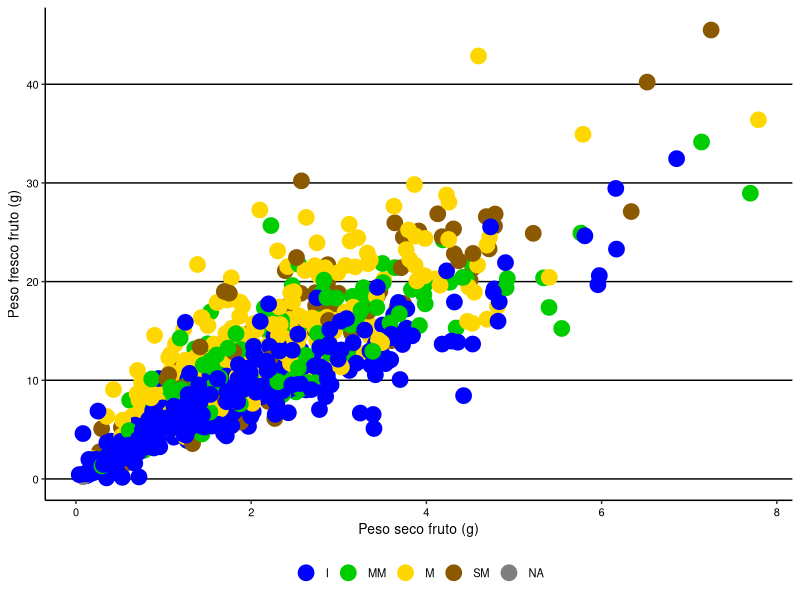
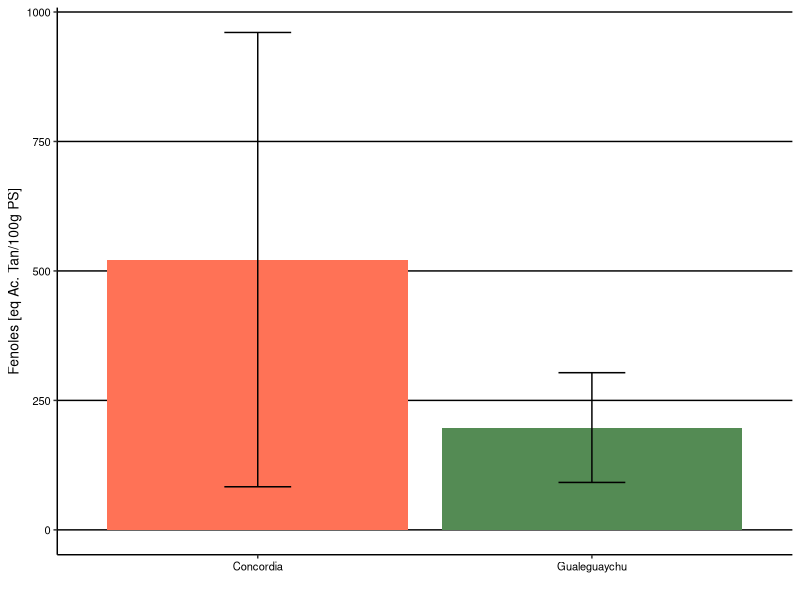
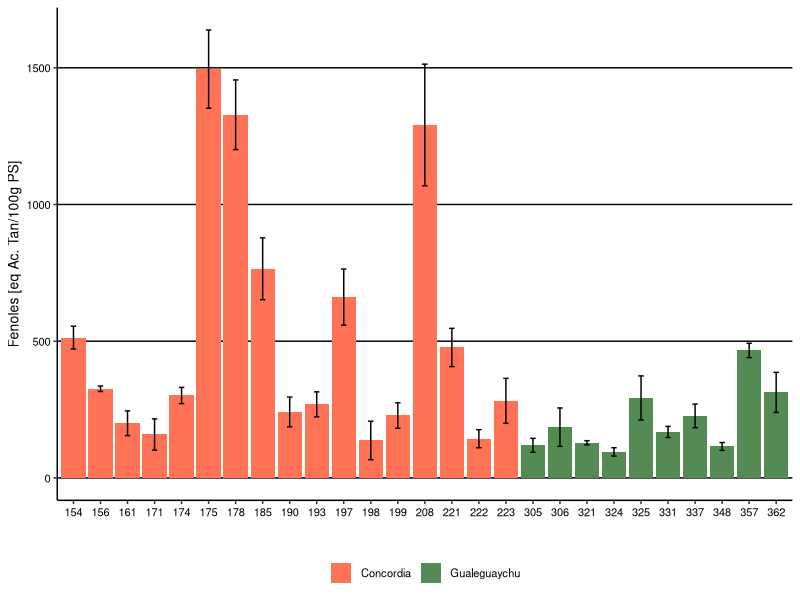
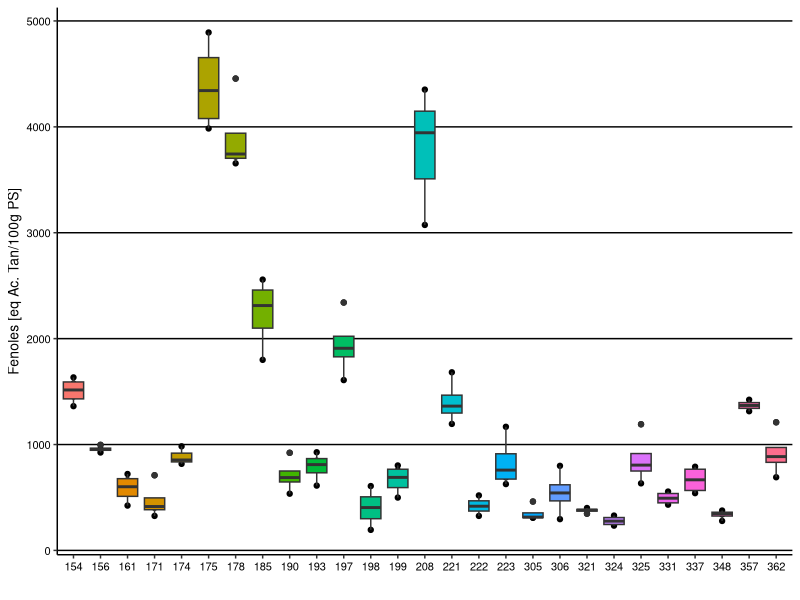
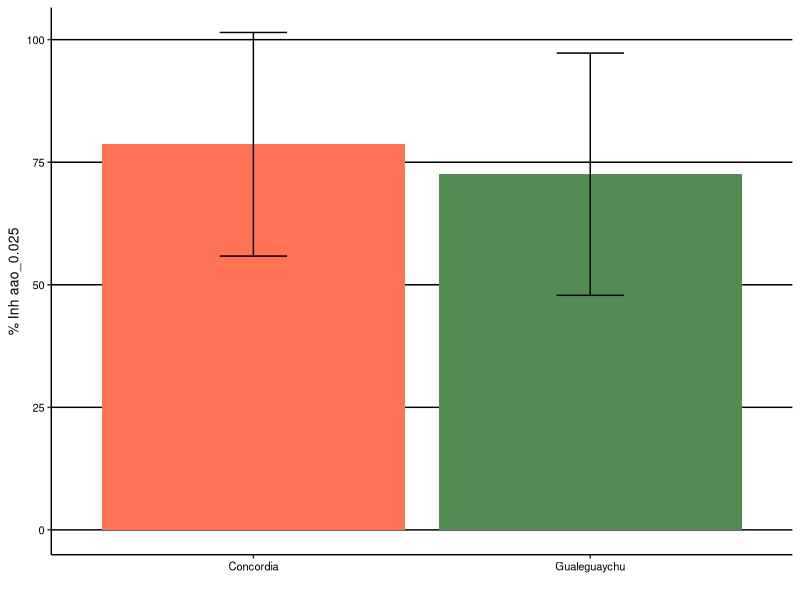
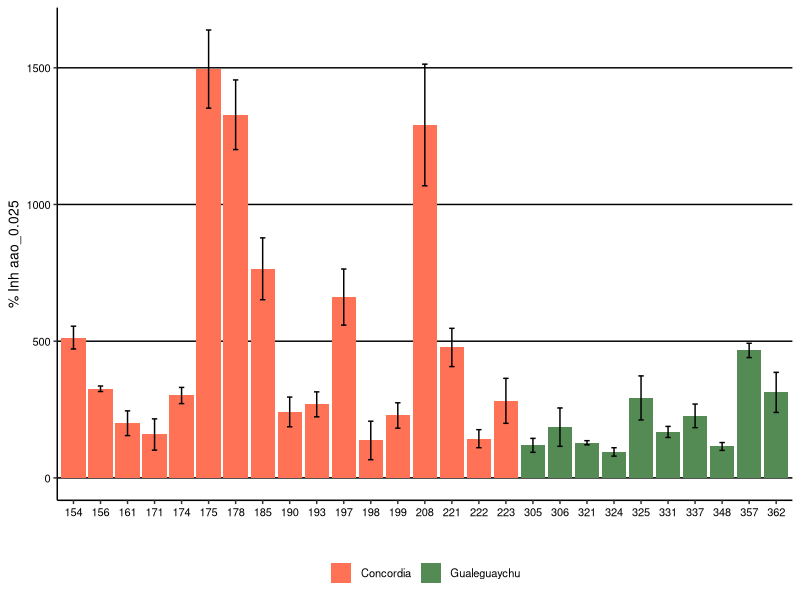
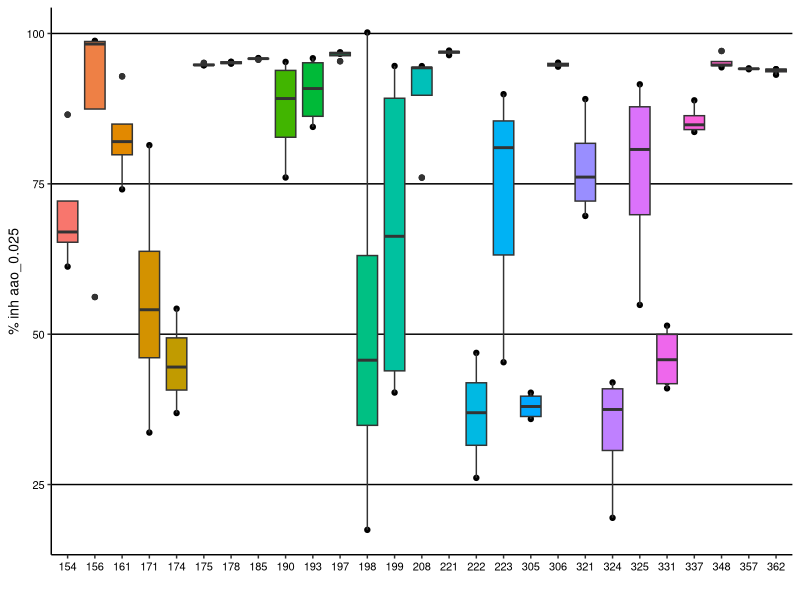
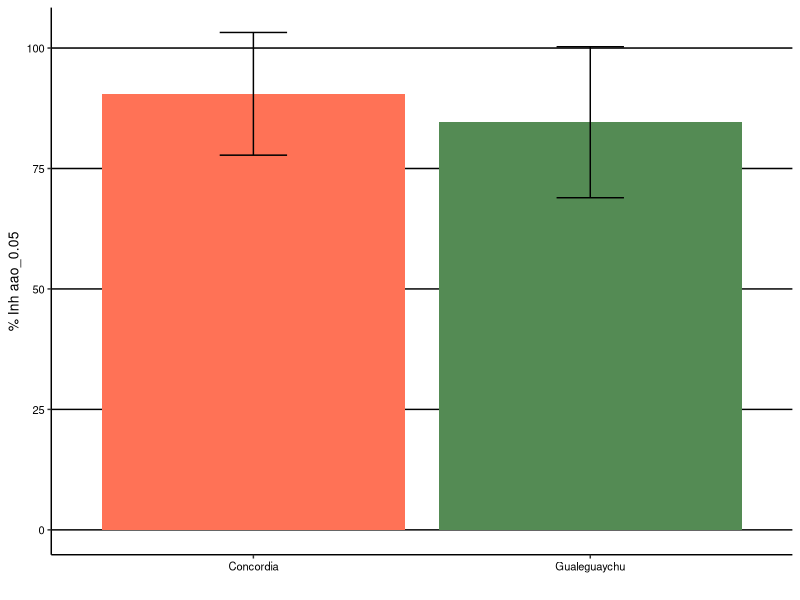

These charts were generated, in order, by the following R code:
## ---- chunk 1
knitr::opts_chunk$set(warning = FALSE, message = FALSE, echo = FALSE)


# Cargar de base de datos

library(readxl)
datospeso <- read_excel("database.xlsx", sheet="fisico")

# Se asigna correctamente la clase de cada variable

datospeso$year<-factor(datospeso$year,levels=c("2019","2021","2022"))
datospeso$site<-factor(datospeso$site,levels=c("concordia", "palmar","gualeguaychu"))
datospeso$mad<-factor(datospeso$mad,levels=c("I", "MM","M","SM"))
datospeso$phenotype<-as.factor(datospeso$phenotype)
datospeso$n <-as.factor(datospeso$n)
datospeso$pff <- as.numeric(datospeso$pff)
datospeso$pss <- as.numeric(datospeso$pss)

## ---- chunk 2
knitr::opts_chunk$set(warning = FALSE, message = FALSE, echo = FALSE)

# Se quitan filas sin datos de peso seco (en este caso no hay)
library(dplyr)
datospeso_sna <- datospeso %>% filter(!is.na(psf))

## ---- chunk 3
knitr::opts_chunk$set(warning = FALSE, message = FALSE, echo = FALSE)

library(ggplot2)

gg_pesoseco_3a <- ggplot(data=datospeso_sna, aes(x=psf, y=pff, color=mad))+
  geom_point(size=5)+
  # facet_grid(.~year)+
  labs(x="Peso seco fruto (g)", y="Peso fresco fruto (g)")+
  theme_classic()+
  theme(plot.title = element_text(hjust = 0.5, size = rel(1.5))) +
  scale_color_manual(values = c("blue","green3","gold","orange4")) +
  # scale_color_manual(values = c("coral1","burlywood2","palegreen4")) +
  theme(legend.title=element_blank())+
  theme(legend.position='bottom')+
  theme(panel.grid.major.y = element_line(color='black'))+
  theme(panel.grid.major.x = element_blank())+
  theme(text = element_text(size=10, color='black'))+
  theme(axis.text = element_text(color='black'))
gg_pesoseco_3a

## ---- chunk 4
knitr::opts_chunk$set(warning = FALSE, message = FALSE, echo = FALSE)

modelo_ps <- lm(psf ~ pff, data=datospeso)

## ---- chunk 5
knitr::opts_chunk$set(warning = FALSE, message = FALSE, echo = FALSE)

## Predicciones del modelo

# Crear un nuevo data frame con los valores para pff
nuevos_datos <- data.frame(
  pff = datospeso$pff  # Valores de pff
)

# Hacer predicciones
predicciones1 <- predict(modelo_ps, newdata = nuevos_datos)

# Ver las predicciones
# print(predicciones1)

modelo_ps

## ---- chunk 6
knitr::opts_chunk$set(warning = FALSE, message = FALSE, echo = FALSE)

summary(modelo_ps)

## ---- chunk 7
knitr::opts_chunk$set(warning = FALSE, message = FALSE, echo = FALSE)

library(readxl)
database <- read_excel("database.xlsx", sheet = "2022_quimico")
# View(database)

database$phenotype <- as.factor(database$phenotype)
database$site<-factor(database$site,levels=c("Concordia", "Gualeguaychu"))
database$maturity<-factor(database$maturity, levels=c("I", "MM","M","SM"))
database$phenotype<-as.factor(database$phenotype)
# database$id <-as.factor(database$id)

# database$pss <- as.numeric(database$pss)

## ---- chunk 8
knitr::opts_chunk$set(warning = FALSE, message = FALSE, echo = FALSE)

# Se quitan filas sin datos
library(dplyr)
database_phenols <- database %>% filter(!is.na(phenols_ps))

## ---- chunk 9
knitr::opts_chunk$set(warning = FALSE, message = FALSE, echo = FALSE)

library(dplyr)

table_phenols_ps <- database_phenols %>% 
  dplyr::group_by(site) %>%
  dplyr::summarise(
    n = n(),
    Mean = mean(phenols_ps),
    min = min(phenols_ps),
    max = max(phenols_ps),
    sd = sd(phenols_ps),
    )

table_phenols_ps
## ---- chunk 10
knitr::opts_chunk$set(warning = FALSE, message = FALSE, echo = FALSE)

library(ggplot2)
colores<-c("coral1","palegreen4")

gráfico_phen_site <- ggplot(data=table_phenols_ps, aes(x=site, y=Mean, fill=site))+
  stat_summary(fun = "mean", size = 1, geom = "bar") +
  geom_errorbar(aes(ymin=Mean-sd, ymax=Mean+sd),
                width=.2, position=position_dodge(.9))+
  # facet_grid(.~year)+
  labs(x="", y="Fenoles [eq Ac. Tan/100g PS]")+
  theme_classic()+
  theme(plot.title = element_text(hjust = 0.5, size = rel(1.5))) +
  scale_fill_manual(values = colores) +
  theme(legend.title=element_blank())+
  theme(legend.position='none')+
  theme(panel.grid.major.y = element_line(color='black'))+
  theme(panel.grid.major.x = element_blank())+
  theme(text = element_text(size=10, color='black'))+
  theme(axis.text = element_text(color='black'))+
  scale_fill_manual(values=c(colores))
gráfico_phen_site
## ---- chunk 11
knitr::opts_chunk$set(warning = FALSE, message = FALSE, echo = FALSE)

library(dplyr)

table_phenols_ps_phenotype <- database_phenols %>% 
  dplyr::group_by(site, phenotype) %>%
  dplyr::summarise(
    n = n(),
    Mean = mean(phenols_ps),
    min = min(phenols_ps),
    max = max(phenols_ps),
    sd = sd(phenols_ps),
    )

table_phenols_ps_phenotype
## ---- chunk 12
knitr::opts_chunk$set(warning = FALSE, message = FALSE, echo = FALSE)

library(ggplot2)

gphenols<-ggplot(data=table_phenols_ps_phenotype, aes(x=phenotype, y=Mean, fill=site))+
  stat_summary(fun = "mean", size = 1, geom = "bar") +
  geom_errorbar(aes(ymin=Mean-sd, ymax=Mean+sd),
                width=.2, position=position_dodge(.9))+
  # facet_grid(.~year)+
  labs(x="", y="Fenoles [eq Ac. Tan/100g PS]")+
  theme_classic()+
  theme(plot.title = element_text(hjust = 0.5, size = rel(1.5))) +
  scale_fill_manual(values = c("coral1","palegreen4")) +
  theme(legend.title=element_blank())+
  theme(legend.position='bottom')+
  theme(panel.grid.major.y = element_line(color='black'))+
  theme(panel.grid.major.x = element_blank())+
  theme(text = element_text(size=10, color='black'))+
  theme(axis.text = element_text(color='black'))
gphenols

gphenols2<-ggplot(data=database_phenols, aes(x=phenotype, y=Fenoles, fill=phenotype))+
  geom_point()+
  geom_boxplot()+
  # facet_grid(.~year)+
  labs(x="", y="Fenoles [eq Ac. Tan/100g PS]")+
  theme_classic()+
  theme(plot.title = element_text(hjust = 0.5, size = rel(1.5))) +
  # scale_fill_manual(values = c("coral1","palegreen4")) +
  theme(legend.title=element_blank())+
  theme(legend.position='none')+
  theme(panel.grid.major.y = element_line(color='black'))+
  theme(panel.grid.major.x = element_blank())+
  theme(text = element_text(size=10, color='black'))+
  theme(axis.text = element_text(color='black'))
gphenols2

## ---- chunk 13
knitr::opts_chunk$set(warning = FALSE, message = FALSE, echo = FALSE)

# Se quitan filas sin datos
library(dplyr)
database_aao_0.025 <- database %>% filter(!is.na(aao_0.025))

## ---- chunk 14
knitr::opts_chunk$set(warning = FALSE, message = FALSE, echo = FALSE)

library(dplyr)

table_aao_0.025 <- database_aao_0.025 %>% 
  dplyr::group_by(site) %>%
  dplyr::summarise(
    n = n(),
    Mean = mean(aao_0.025),
    min = min(aao_0.025),
    max = max(aao_0.025),
    sd = sd(aao_0.025),
    )

table_aao_0.025
## ---- chunk 15
knitr::opts_chunk$set(warning = FALSE, message = FALSE, echo = FALSE)

library(ggplot2)
colores<-c("coral1","palegreen4")

gráfico_aao_0.025_site <- ggplot(data=table_aao_0.025, aes(x=site, y=Mean, fill=site))+
  stat_summary(fun = "mean", size = 1, geom = "bar") +
  geom_errorbar(aes(ymin=Mean-sd, ymax=Mean+sd),
                width=.2, position=position_dodge(.9))+
  # facet_grid(.~year)+
  labs(x="", y="% Inh aao_0.025")+
  theme_classic()+
  theme(plot.title = element_text(hjust = 0.5, size = rel(1.5))) +
  scale_fill_manual(values = colores) +
  theme(legend.title=element_blank())+
  theme(legend.position='none')+
  theme(panel.grid.major.y = element_line(color='black'))+
  theme(panel.grid.major.x = element_blank())+
  theme(text = element_text(size=10, color='black'))+
  theme(axis.text = element_text(color='black'))+
  scale_fill_manual(values=c(colores))
gráfico_aao_0.025_site
## ---- chunk 16
knitr::opts_chunk$set(warning = FALSE, message = FALSE, echo = FALSE)

library(dplyr)

table_aao_0.025_phenotype <- database_aao_0.025 %>% 
  dplyr::group_by(site, phenotype) %>%
  dplyr::summarise(
    n = n(),
    Mean = mean(aao_0.025),
    min = min(aao_0.025),
    max = max(aao_0.025),
    sd = sd(aao_0.025),
    )

table_aao_0.025_phenotype
## ---- chunk 17
knitr::opts_chunk$set(warning = FALSE, message = FALSE, echo = FALSE)

library(ggplot2)

gphenols<-ggplot(data=table_phenols_ps_phenotype, aes(x=phenotype, y=Mean, fill=site))+
  stat_summary(fun = "mean", size = 1, geom = "bar") +
  geom_errorbar(aes(ymin=Mean-sd, ymax=Mean+sd),
                width=.2, position=position_dodge(.9))+
  # facet_grid(.~year)+
  labs(x="", y="% Inh aao_0.025")+
  theme_classic()+
  theme(plot.title = element_text(hjust = 0.5, size = rel(1.5))) +
  scale_fill_manual(values = c("coral1","palegreen4")) +
  theme(legend.title=element_blank())+
  theme(legend.position='bottom')+
  theme(panel.grid.major.y = element_line(color='black'))+
  theme(panel.grid.major.x = element_blank())+
  theme(text = element_text(size=10, color='black'))+
  theme(axis.text = element_text(color='black'))
gphenols

gphenols2<-ggplot(data=database_aao_0.025, aes(x=phenotype, y=aao_0.025, fill=phenotype))+
  geom_point()+
  geom_boxplot()+
  # facet_grid(.~year)+
  labs(x="", y="% inh aao_0.025")+
  theme_classic()+
  theme(plot.title = element_text(hjust = 0.5, size = rel(1.5))) +
  # scale_fill_manual(values = c("coral1","palegreen4")) +
  theme(legend.title=element_blank())+
  theme(legend.position='none')+
  theme(panel.grid.major.y = element_line(color='black'))+
  theme(panel.grid.major.x = element_blank())+
  theme(text = element_text(size=10, color='black'))+
  theme(axis.text = element_text(color='black'))
gphenols2

## ---- chunk 18
knitr::opts_chunk$set(warning = FALSE, message = FALSE, echo = FALSE)

# Se quitan filas sin datos
library(dplyr)
database_aao_0.05 <- database %>% filter(!is.na(aao_0.05))

## ---- chunk 19
knitr::opts_chunk$set(warning = FALSE, message = FALSE, echo = FALSE)

library(dplyr)

table_aao_0.05 <- database_aao_0.05 %>% 
  dplyr::group_by(site) %>%
  dplyr::summarise(
    n = n(),
    Mean = mean(aao_0.05),
    min = min(aao_0.05),
    max = max(aao_0.05),
    sd = sd(aao_0.05),
    )

table_aao_0.05
## ---- chunk 20
knitr::opts_chunk$set(warning = FALSE, message = FALSE, echo = FALSE)

library(ggplot2)
colores<-c("coral1","palegreen4")

grafico_aao_0.05_site <- ggplot(data=table_aao_0.05, aes(x=site, y=Mean, fill=site))+
  stat_summary(fun = "mean", size = 1, geom = "bar") +
  geom_errorbar(aes(ymin=Mean-sd, ymax=Mean+sd),
                width=.2, position=position_dodge(.9))+
  # facet_grid(.~year)+
  labs(x="", y="% Inh aao_0.05")+
  theme_classic()+
  theme(plot.title = element_text(hjust = 0.5, size = rel(1.5))) +
  scale_fill_manual(values = colores) +
  theme(legend.title=element_blank())+
  theme(legend.position='none')+
  theme(panel.grid.major.y = element_line(color='black'))+
  theme(panel.grid.major.x = element_blank())+
  theme(text = element_text(size=10, color='black'))+
  theme(axis.text = element_text(color='black'))+
  scale_fill_manual(values=c(colores))
grafico_aao_0.05_site
## ---- chunk 21
knitr::opts_chunk$set(warning = FALSE, message = FALSE, echo = FALSE)

library(dplyr)

table_aao_0.05_phenotype <- database_aao_0.05 %>% 
  dplyr::group_by(site, phenotype) %>%
  dplyr::summarise(
    n = n(),
    Mean = mean(aao_0.05),
    min = min(aao_0.05),
    max = max(aao_0.05),
    sd = sd(aao_0.05),
    )

table_aao_0.05_phenotype
## ---- chunk 22
knitr::opts_chunk$set(warning = FALSE, message = FALSE, echo = FALSE)

library(ggplot2)

grafico_aao_0.05_phenotype<-ggplot(data=table_aao_0.05_phenotype, aes(x=phenotype, y=Mean, fill=site))+
  stat_summary(fun = "mean", size = 1, geom = "bar") +
  geom_errorbar(aes(ymin=Mean-sd, ymax=Mean+sd),
                width=.2, position=position_dodge(.9))+
  # facet_grid(.~year)+
  labs(x="", y="%inh aao_0.05")+
  theme_classic()+
  theme(plot.title = element_text(hjust = 0.5, size = rel(1.5))) +
  scale_fill_manual(values = c("coral1","palegreen4")) +
  theme(legend.title=element_blank())+
  theme(legend.position='bottom')+
  theme(panel.grid.major.y = element_line(color='black'))+
  theme(panel.grid.major.x = element_blank())+
  theme(text = element_text(size=10, color='black'))+
  theme(axis.text = element_text(color='black'))
grafico_aao_0.05_phenotype

grafico_aao_0.05_phenotype_2<-ggplot(data=database_aao_0.05, aes(x=phenotype, y=aao_0.05, fill=phenotype))+
  geom_point()+
  geom_boxplot()+
  # facet_grid(.~year)+
  labs(x="", y="% inh aao_0.05")+
  theme_classic()+
  theme(plot.title = element_text(hjust = 0.5, size = rel(1.5))) +
  # scale_fill_manual(values = c("coral1","palegreen4")) +
  theme(legend.title=element_blank())+
  theme(legend.position='none')+
  theme(panel.grid.major.y = element_line(color='black'))+
 theme(panel.grid.major.x = element_blank())+
  theme(text = element_text(size=10, color='black'))+
  theme(axis.text = element_text(color='black'))
grafico_aao_0.05_phenotype_2
## ---- chunk 23
knitr::opts_chunk$set(warning = FALSE, message = FALSE, echo = FALSE)

# Se quitan filas sin datos
library(dplyr)
database_aao_0.1 <- database %>% filter(!is.na(aao_0.1))

## ---- chunk 24
knitr::opts_chunk$set(warning = FALSE, message = FALSE, echo = FALSE)

library(dplyr)

table_aao_0.1 <- database_aao_0.1 %>% 
  dplyr::group_by(site) %>%
  dplyr::summarise(
    n = n(),
    Mean = mean(aao_0.1),
    min = min(aao_0.1),
    max = max(aao_0.1),
    sd = sd(aao_0.1),
    )

table_aao_0.1
## ---- chunk 25
knitr::opts_chunk$set(warning = FALSE, message = FALSE, echo = FALSE)

library(ggplot2)
colores<-c("coral1","palegreen4")

grafico_aao_0.1_site <- ggplot(data=table_aao_0.1, aes(x=site, y=Mean, fill=site))+
  stat_summary(fun = "mean", size = 1, geom = "bar") +
  geom_errorbar(aes(ymin=Mean-sd, ymax=Mean+sd),
                width=.2, position=position_dodge(.9))+
  # facet_grid(.~year)+
  labs(x="", y="% Inh aao_0.1")+
  theme_classic()+
  theme(plot.title = element_text(hjust = 0.5, size = rel(1.5))) +
  scale_fill_manual(values = colores) +
  theme(legend.title=element_blank())+
  theme(legend.position='none')+
  theme(panel.grid.major.y = element_line(color='black'))+
  theme(panel.grid.major.x = element_blank())+
  theme(text = element_text(size=10, color='black'))+
  theme(axis.text = element_text(color='black'))+
  scale_fill_manual(values=c(colores))
grafico_aao_0.1_site
## ---- chunk 26
knitr::opts_chunk$set(warning = FALSE, message = FALSE, echo = FALSE)

library(dplyr)

table_aao_0.1_phenotype <- database_aao_0.1 %>% 
  dplyr::group_by(site, phenotype) %>%
  dplyr::summarise(
    n = n(),
    Mean = mean(aao_0.1),
    min = min(aao_0.1),
    max = max(aao_0.1),
    sd = sd(aao_0.1),
    )

table_aao_0.1_phenotype
## ---- chunk 27
knitr::opts_chunk$set(warning = FALSE, message = FALSE, echo = FALSE)

library(ggplot2)

grafico_aao_0.1_phenotype<-ggplot(data=table_aao_0.1_phenotype, aes(x=phenotype, y=Mean, fill=site))+
  stat_summary(fun = "mean", size = 1, geom = "bar") +
  geom_errorbar(aes(ymin=Mean-sd, ymax=Mean+sd),
                width=.2, position=position_dodge(.9))+
  # facet_grid(.~year)+
  labs(x="", y="%inh aao_0.1")+
  theme_classic()+
  theme(plot.title = element_text(hjust = 0.5, size = rel(1.5))) +
  scale_fill_manual(values = c("coral1","palegreen4")) +
  theme(legend.title=element_blank())+
  theme(legend.position='bottom')+
  theme(panel.grid.major.y = element_line(color='black'))+
  theme(panel.grid.major.x = element_blank())+
  theme(text = element_text(size=10, color='black'))+
  theme(axis.text = element_text(color='black'))
grafico_aao_0.1_phenotype

grafico_aao_0.1_phenotype_2<-ggplot(data=database_aao_0.1, aes(x=phenotype, y=aao_0.1, fill=phenotype))+
  geom_point()+
  geom_boxplot()+
  # facet_grid(.~year)+
  labs(x="", y="% inh aao_0.1")+
  theme_classic()+
  theme(plot.title = element_text(hjust = 0.5, size = rel(1.5))) +
  # scale_fill_manual(values = c("coral1","palegreen4")) +
  theme(legend.title=element_blank())+
  theme(legend.position='none')+
  theme(panel.grid.major.y = element_line(color='black'))+
 theme(panel.grid.major.x = element_blank())+
  theme(text = element_text(size=10, color='black'))+
  theme(axis.text = element_text(color='black'))
grafico_aao_0.1_phenotype_2
## ---- chunk 28
knitr::opts_chunk$set(warning = FALSE, message = FALSE, echo = FALSE)

# Se quitan filas sin datos
library(dplyr)
database_aao_0.25 <- database %>% filter(!is.na(aao_0.25))

## ---- chunk 29
knitr::opts_chunk$set(warning = FALSE, message = FALSE, echo = FALSE)

library(dplyr)

table_aao_0.25 <- database_aao_0.25 %>% 
  dplyr::group_by(site) %>%
  dplyr::summarise(
    n = n(),
    Mean = mean(aao_0.25),
    min = min(aao_0.25),
    max = max(aao_0.25),
    sd = sd(aao_0.25),
    )

table_aao_0.25
## ---- chunk 30
knitr::opts_chunk$set(warning = FALSE, message = FALSE, echo = FALSE)

library(ggplot2)
colores<-c("coral1","palegreen4")

gráfico_phen_site <- ggplot(data=table_aao_0.25, aes(x=site, y=Mean, fill=site))+
  stat_summary(fun = "mean", size = 1, geom = "bar") +
  geom_errorbar(aes(ymin=Mean-sd, ymax=Mean+sd),
                width=.2, position=position_dodge(.9))+
  # facet_grid(.~year)+
  labs(x="", y="% Inh aao_0.25")+
  theme_classic()+
  theme(plot.title = element_text(hjust = 0.5, size = rel(1.5))) +
  scale_fill_manual(values = colores) +
  theme(legend.title=element_blank())+
  theme(legend.position='none')+
  theme(panel.grid.major.y = element_line(color='black'))+
  theme(panel.grid.major.x = element_blank())+
  theme(text = element_text(size=10, color='black'))+
  theme(axis.text = element_text(color='black'))+
  scale_fill_manual(values=c(colores))
gráfico_phen_site
## ---- chunk 31
knitr::opts_chunk$set(warning = FALSE, message = FALSE, echo = FALSE)

library(dplyr)

table_aao_0.25_phenotype <- database_aao_0.25 %>% 
  dplyr::group_by(site, phenotype) %>%
  dplyr::summarise(
    n = n(),
    Mean = mean(aao_0.25),
    min = min(aao_0.25),
    max = max(aao_0.25),
    sd = sd(aao_0.25),
    )

table_aao_0.25_phenotype
## ---- chunk 32
knitr::opts_chunk$set(warning = FALSE, message = FALSE, echo = FALSE)

library(ggplot2)

grafico_aao_0.25_phenotype<-ggplot(data=table_aao_0.25_phenotype, aes(x=phenotype, y=Mean, fill=site))+
  stat_summary(fun = "mean", size = 1, geom = "bar") +
  geom_errorbar(aes(ymin=Mean-sd, ymax=Mean+sd),
                width=.2, position=position_dodge(.9))+
  # facet_grid(.~year)+
  labs(x="", y="%inh aao_0.25")+
  theme_classic()+
  theme(plot.title = element_text(hjust = 0.5, size = rel(1.5))) +
  scale_fill_manual(values = c("coral1","palegreen4")) +
  theme(legend.title=element_blank())+
  theme(legend.position='bottom')+
  theme(panel.grid.major.y = element_line(color='black'))+
  theme(panel.grid.major.x = element_blank())+
  theme(text = element_text(size=10, color='black'))+
  theme(axis.text = element_text(color='black'))
grafico_aao_0.25_phenotype

grafico_aao_0.25_phenotype_2<-ggplot(data=database_aao_0.25, aes(x=phenotype, y=aao_0.1, fill=phenotype))+
  geom_point()+
  geom_boxplot()+
  # facet_grid(.~year)+
  labs(x="", y="% inh aao_0.25")+
  theme_classic()+
  theme(plot.title = element_text(hjust = 0.5, size = rel(1.5))) +
  # scale_fill_manual(values = c("coral1","palegreen4")) +
  theme(legend.title=element_blank())+
  theme(legend.position='none')+
  theme(panel.grid.major.y = element_line(color='black'))+
 theme(panel.grid.major.x = element_blank())+
  theme(text = element_text(size=10, color='black'))+
  theme(axis.text = element_text(color='black'))
grafico_aao_0.25_phenotype_2
## ---- chunk 33
knitr::opts_chunk$set(warning = FALSE, message = FALSE, echo = FALSE)

# Se quitan filas sin datos
library(dplyr)
database_Clo_a_ps <- database %>% filter(!is.na(Clo_a_ps))

## ---- chunk 34
knitr::opts_chunk$set(warning = FALSE, message = FALSE, echo = FALSE)

library(dplyr)

table_Clo_a_ps <- database_Clo_a_ps %>% 
  dplyr::group_by(site) %>%
  dplyr::summarise(
    n = n(),
    Mean = mean(Clo_a_ps),
    min = min(Clo_a_ps),
    max = max(Clo_a_ps),
    sd = sd(Clo_a_ps),
    )

table_Clo_a_ps
## ---- chunk 35
knitr::opts_chunk$set(warning = FALSE, message = FALSE, echo = FALSE)

library(ggplot2)
colores<-c("coral1","palegreen4")

gráfico_Clo_a_ps <- ggplot(data=table_Clo_a_ps, aes(x=site, y=Mean, fill=site))+
  stat_summary(fun = "mean", size = 0.5, geom = "bar") +
  geom_errorbar(aes(ymin=Mean-sd, ymax=Mean+sd),
                width=.2, position=position_dodge(.9))+
  # facet_grid(.~year)+
  labs(x="", y="Clo_a_ps")+
  theme_classic()+
  theme(plot.title = element_text(hjust = 0.5, size = rel(1.5))) +
  scale_fill_manual(values = colores) +
  theme(legend.title=element_blank())+
  theme(legend.position='none')+
  theme(panel.grid.major.y = element_line(color='black'))+
  theme(panel.grid.major.x = element_blank())+
  theme(text = element_text(size=10, color='black'))+
  theme(axis.text = element_text(color='black'))+
  scale_fill_manual(values=c(colores))
gráfico_Clo_a_ps
## ---- chunk 36
knitr::opts_chunk$set(warning = FALSE, message = FALSE, echo = FALSE)

library(dplyr)

table_Clo_a_ps<- database_Clo_a_ps %>% 
  dplyr::group_by(site, phenotype) %>%
  dplyr::summarise(
    n = n(),
    Mean = mean(Clo_a_ps),
    min = min(Clo_a_ps),
    max = max(Clo_a_ps),
    sd = sd(Clo_a_ps),
    )

table_Clo_a_ps
## ---- chunk 37
knitr::opts_chunk$set(warning = FALSE, message = FALSE, echo = FALSE)

library(ggplot2)

gráfico_clo_a_ps<-ggplot(data=table_Clo_a_ps, aes(x=phenotype, y=Mean, fill=site))+
  stat_summary(fun = "mean", size = 1, geom = "bar") +
  geom_errorbar(aes(ymin=Mean-sd, ymax=Mean+sd),
                width=.2, position=position_dodge(.9))+
  # facet_grid(.~year)+
  labs(x="", y="Clo_a_ps")+
  theme_classic()+
  theme(plot.title = element_text(hjust = 0.5, size = rel(1.5))) +
  scale_fill_manual(values = c("coral1","palegreen4")) +
  theme(legend.title=element_blank())+
  theme(legend.position='bottom')+
  theme(panel.grid.major.y = element_line(color='black'))+
  theme(panel.grid.major.x = element_blank())+
  theme(text = element_text(size=10, color='black'))+
  theme(axis.text = element_text(color='black'))
gráfico_clo_a_ps

gráfico_clo_a_ps<-ggplot(data=database_Clo_a_ps, aes(x=phenotype, y=aao_0.1, fill=phenotype))+
  geom_point()+
  geom_boxplot()+
  # facet_grid(.~year)+
  labs(x="", y="Clo_a_ps")+
  theme_classic()+
  theme(plot.title = element_text(hjust = 0.5, size = rel(1.5))) +
  # scale_fill_manual(values = c("coral1","palegreen4")) +
  theme(legend.title=element_blank())+
  theme(legend.position='none')+
  theme(panel.grid.major.y = element_line(color='black'))+
 theme(panel.grid.major.x = element_blank())+
  theme(text = element_text(size=10, color='black'))+
  theme(axis.text = element_text(color='black'))
gráfico_clo_a_ps
## ---- chunk 38
knitr::opts_chunk$set(warning = FALSE, message = FALSE, echo = FALSE)

# Se quitan filas sin datos
library(dplyr)
database_Clo_b_ps <- database %>% filter(!is.na(Clo_b_ps))

## ---- chunk 39
knitr::opts_chunk$set(warning = FALSE, message = FALSE, echo = FALSE)

library(dplyr)

table_Clo_b_ps <- database_Clo_b_ps %>% 
  dplyr::group_by(site) %>%
  dplyr::summarise(
    n = n(),
    Mean = mean(Clo_b_ps),
    min = min(Clo_b_ps),
    max = max(Clo_b_ps),
    sd = sd(Clo_b_ps),
    )

table_Clo_b_ps
## ---- chunk 40
knitr::opts_chunk$set(warning = FALSE, message = FALSE, echo = FALSE)

library(ggplot2)
colores<-c("coral1","palegreen4")

gráfico_clob_site <- ggplot(data=table_Clo_b_ps, aes(x=site, y=Mean, fill=site))+
  stat_summary(fun = "mean", size = 0.5, geom = "bar") +
  geom_errorbar(aes(ymin=Mean-sd, ymax=Mean+sd),
                width=.2, position=position_dodge(.9))+
  # facet_grid(.~year)+
  labs(x="", y="Clo_b_ps")+
  theme_classic()+
  theme(plot.title = element_text(hjust = 0.5, size = rel(1.5))) +
  scale_fill_manual(values = colores) +
  theme(legend.title=element_blank())+
  theme(legend.position='none')+
  theme(panel.grid.major.y = element_line(color='black'))+
  theme(panel.grid.major.x = element_blank())+
  theme(text = element_text(size=10, color='black'))+
  theme(axis.text = element_text(color='black'))+
  scale_fill_manual(values=c(colores))
gráfico_clob_site
## ---- chunk 41
knitr::opts_chunk$set(warning = FALSE, message = FALSE, echo = FALSE)

library(dplyr)

table_Clo_b_ps<- database_Clo_b_ps %>% 
  dplyr::group_by(site, phenotype) %>%
  dplyr::summarise(
    n = n(),
    Mean = mean(Clo_b_ps),
    min = min(Clo_b_ps),
    max = max(Clo_b_ps),
    sd = sd(Clo_b_ps),
    )

table_Clo_b_ps
## ---- chunk 42
knitr::opts_chunk$set(warning = FALSE, message = FALSE, echo = FALSE)

library(ggplot2)

gráfico_clo_b_ps<-ggplot(data=table_Clo_b_ps, aes(x=phenotype, y=Mean, fill=site))+
  stat_summary(fun = "mean", size = 1, geom = "bar") +
  geom_errorbar(aes(ymin=Mean-sd, ymax=Mean+sd),
                width=.2, position=position_dodge(.9))+
  # facet_grid(.~year)+
  labs(x="", y="Clo_b_ps")+
  theme_classic()+
  theme(plot.title = element_text(hjust = 0.5, size = rel(1.5))) +
  scale_fill_manual(values = c("coral1","palegreen4")) +
  theme(legend.title=element_blank())+
  theme(legend.position='bottom')+
  theme(panel.grid.major.y = element_line(color='black'))+
  theme(panel.grid.major.x = element_blank())+
  theme(text = element_text(size=10, color='black'))+
  theme(axis.text = element_text(color='black'))
gráfico_clo_b_ps

gráfico_clo_b_ps<-ggplot(data=database_Clo_b_ps, aes(x=phenotype, y=aao_0.1, fill=phenotype))+
  geom_point()+
  geom_boxplot()+
  # facet_grid(.~year)+
  labs(x="", y="Clo_b_ps")+
  theme_classic()+
  theme(plot.title = element_text(hjust = 0.5, size = rel(1.5))) +
  # scale_fill_manual(values = c("coral1","palegreen4")) +
  theme(legend.title=element_blank())+
  theme(legend.position='none')+
  theme(panel.grid.major.y = element_line(color='black'))+
 theme(panel.grid.major.x = element_blank())+
  theme(text = element_text(size=10, color='black'))+
  theme(axis.text = element_text(color='black'))
gráfico_clo_b_ps
## ---- chunk 43
knitr::opts_chunk$set(warning = FALSE, message = FALSE, echo = FALSE)

# Se quitan filas sin datos
library(dplyr)
database_Caro_ps <- database %>% filter(!is.na(Caro_ps))

## ---- chunk 44
knitr::opts_chunk$set(warning = FALSE, message = FALSE, echo = FALSE)

library(dplyr)

table_Caro_ps <- database_Caro_ps %>% 
  dplyr::group_by(site) %>%
  dplyr::summarise(
    n = n(),
    Mean = mean(Caro_ps),
    min = min(Caro_ps),
    max = max(Caro_ps),
    sd = sd(Caro_ps),
    )

table_Caro_ps
## ---- chunk 45
knitr::opts_chunk$set(warning = FALSE, message = FALSE, echo = FALSE)

library(ggplot2)
colores<-c("coral1","palegreen4")

gráfico_clob_site <- ggplot(data=table_Caro_ps, aes(x=site, y=Mean, fill=site))+
  stat_summary(fun = "mean", size = 0.5, geom = "bar") +
  geom_errorbar(aes(ymin=Mean-sd, ymax=Mean+sd),
                width=.2, position=position_dodge(.9))+
  # facet_grid(.~year)+
  labs(x="", y="Caro_ps")+
  theme_classic()+
  theme(plot.title = element_text(hjust = 0.5, size = rel(1.5))) +
  scale_fill_manual(values = colores) +
  theme(legend.title=element_blank())+
  theme(legend.position='none')+
  theme(panel.grid.major.y = element_line(color='black'))+
  theme(panel.grid.major.x = element_blank())+
  theme(text = element_text(size=10, color='black'))+
  theme(axis.text = element_text(color='black'))+
  scale_fill_manual(values=c(colores))
gráfico_clob_site
## ---- chunk 46
knitr::opts_chunk$set(warning = FALSE, message = FALSE, echo = FALSE)

library(dplyr)

table_carotenoides <- database_Caro_ps %>% 
  dplyr::group_by(site, phenotype) %>%
  dplyr::summarise(
    n = n(),
    Mean = mean(Caro_ps),
    min = min(Caro_ps),
    max = max(Caro_ps),
    sd = sd(Caro_ps),
    )

table_carotenoides
## ---- chunk 47
knitr::opts_chunk$set(warning = FALSE, message = FALSE, echo = FALSE)

library(ggplot2)

gCAROTENOIDES<-ggplot(data=table_carotenoides, aes(x=phenotype, y=Mean, fill=site))+
  stat_summary(fun = "mean", size = 1, geom = "bar") +
  geom_errorbar(aes(ymin=Mean-sd, ymax=Mean+sd),
                width=.2, position=position_dodge(.9))+
  # facet_grid(.~year)+
  labs(x="", y="Caro_ps")+
  theme_classic()+
  theme(plot.title = element_text(hjust = 0.5, size = rel(1.5))) +
  scale_fill_manual(values = c("coral1","palegreen4")) +
  theme(legend.title=element_blank())+
  theme(legend.position='bottom')+
  theme(panel.grid.major.y = element_line(color='black'))+
  theme(panel.grid.major.x = element_blank())+
  theme(text = element_text(size=10, color='black'))+
  theme(axis.text = element_text(color='black'))
gCAROTENOIDES

gCAROTENOIDES2<-ggplot(data=database_Caro_ps, aes(x=phenotype, y=Caro_ps, fill=phenotype))+
  geom_point()+
  geom_boxplot()+
  # facet_grid(.~year)+
  labs(x="", y="Caro_ps")+
  theme_classic()+
  theme(plot.title = element_text(hjust = 0.5, size = rel(1.5))) +
  # scale_fill_manual(values = c("coral1","palegreen4")) +
  theme(legend.title=element_blank())+
  theme(legend.position='none')+
  theme(panel.grid.major.y = element_line(color='black'))+
 theme(panel.grid.major.x = element_blank())+
  theme(text = element_text(size=10, color='black'))+
  theme(axis.text = element_text(color='black'))
gCAROTENOIDES2

## ---- chunk 48
knitr::opts_chunk$set(warning = FALSE, message = FALSE, echo = FALSE)

# Se quitan filas sin datos
library(dplyr)
database_acidity <- database %>% filter(!is.na(acidity))

## ---- chunk 49
knitr::opts_chunk$set(warning = FALSE, message = FALSE, echo = FALSE)

library(dplyr)

table_acidity <- database_acidity %>% 
  dplyr::group_by(site) %>%
  dplyr::summarise(
    n = n(),
    Mean = mean(acidity),
    min = min(acidity),
    max = max(acidity),
    sd = sd(acidity),
    )

table_acidity

## ---- chunk 50
knitr::opts_chunk$set(warning = FALSE, message = FALSE, echo = FALSE)

library(ggplot2)

gAacidity<-ggplot(data=table_acidity, aes(x=site, y=Mean, fill=site))+
  stat_summary(fun = "mean", size = 1, geom = "bar") +
  geom_errorbar(aes(ymin=Mean-sd, ymax=Mean+sd),
                width=.2, position=position_dodge(.9))+
  # facet_grid(.~year)+
  labs(x="", y="°Brix")+
  theme_classic()+
  theme(plot.title = element_text(hjust = 0.5, size = rel(1.5))) +
  scale_fill_manual(values = c("coral1","palegreen4")) +
  theme(legend.title=element_blank())+
  theme(legend.position='none')+
  theme(panel.grid.major.y = element_line(color='black'))+
  theme(panel.grid.major.x = element_blank())+
  theme(text = element_text(size=10, color='black'))+
  theme(axis.text = element_text(color='black'))
gAacidity

## ---- chunk 51
knitr::opts_chunk$set(warning = FALSE, message = FALSE, echo = FALSE)

library(dplyr)

table_acidity2 <- database_acidity %>% 
  dplyr::group_by(site, phenotype) %>%
  dplyr::summarise(
    n = n(),
    Mean = mean(acidity),
    min = min(acidity),
    max = max(acidity),
    sd = sd(acidity),
    )

table_acidity2
## ---- chunk 52
knitr::opts_chunk$set(warning = FALSE, message = FALSE, echo = FALSE)

library(ggplot2)

gATT<-ggplot(data=table_acidity2, aes(x=phenotype, y=Mean, fill=site))+
  stat_summary(fun = "mean", size = 1, geom = "bar") +
  geom_errorbar(aes(ymin=Mean-sd, ymax=Mean+sd),
                width=.2, position=position_dodge(.9))+
  # facet_grid(.~year)+
  labs(x="", y="ATT (%)")+
  theme_classic()+
  theme(plot.title = element_text(hjust = 0.5, size = rel(1.5))) +
  scale_fill_manual(values = c("coral1","palegreen4")) +
  theme(legend.title=element_blank())+
  theme(legend.position='bottom')+
  theme(panel.grid.major.y = element_line(color='black'))+
  theme(panel.grid.major.x = element_blank())+
  theme(text = element_text(size=10, color='black'))+
  theme(axis.text = element_text(color='black'))
gATT

## ---- chunk 53
knitr::opts_chunk$set(warning = FALSE, message = FALSE, echo = FALSE)

# Se quitan filas sin datos
library(dplyr)
database_ss_brix <- database %>% filter(!is.na(ss_brix))

## ---- chunk 54
knitr::opts_chunk$set(warning = FALSE, message = FALSE, echo = FALSE)

library(dplyr)

table_brix <- database_ss_brix %>% 
  dplyr::group_by(site) %>%
  dplyr::summarise(
    n = n(),
    Mean = mean(ss_brix),
    min = min(ss_brix),
    max = max(ss_brix),
    sd = sd(ss_brix),
    )

table_brix

## ---- chunk 55
knitr::opts_chunk$set(warning = FALSE, message = FALSE, echo = FALSE)

library(ggplot2)

gATT_brix<-ggplot(data=table_brix, aes(x=site, y=Mean, fill=site))+
  stat_summary(fun = "mean", size = 1, geom = "bar") +
  geom_errorbar(aes(ymin=Mean-sd, ymax=Mean+sd),
                width=.2, position=position_dodge(.9))+
  # facet_grid(.~year)+
  labs(x="", y="°Brix")+
  theme_classic()+
  theme(plot.title = element_text(hjust = 0.5, size = rel(1.5))) +
  scale_fill_manual(values = c("coral1","palegreen4")) +
  theme(legend.title=element_blank())+
  theme(legend.position='none')+
  theme(panel.grid.major.y = element_line(color='black'))+
  theme(panel.grid.major.x = element_blank())+
  theme(text = element_text(size=10, color='black'))+
  theme(axis.text = element_text(color='black'))
gATT_brix

## ---- chunk 56
knitr::opts_chunk$set(warning = FALSE, message = FALSE, echo = FALSE)

library(dplyr)

table_ss_brix <- database_ss_brix %>% 
  dplyr::group_by(site, phenotype) %>%
  dplyr::summarise(
    n = n(),
    Mean = mean(ss_brix),
    min = min(ss_brix),
    max = max(ss_brix),
    sd = sd(ss_brix),
    )

table_ss_brix
## ---- chunk 57
knitr::opts_chunk$set(warning = FALSE, message = FALSE, echo = FALSE)

library(ggplot2)

gss_brix<-ggplot(data=table_ss_brix, aes(x=phenotype, y=Mean, fill=site))+
  stat_summary(fun = "mean", size = 1, geom = "bar") +
  geom_errorbar(aes(ymin=Mean-sd, ymax=Mean+sd),
                width=.2, position=position_dodge(.9))+
  # facet_grid(.~year)+
  labs(x="", y="ss_brix")+
  theme_classic()+
  theme(plot.title = element_text(hjust = 0.5, size = rel(1.5))) +
  scale_fill_manual(values = c("coral1","palegreen4")) +
  theme(legend.title=element_blank())+
  theme(legend.position='bottom')+
  theme(panel.grid.major.y = element_line(color='black'))+
  theme(panel.grid.major.x = element_blank())+
  theme(text = element_text(size=10, color='black'))+
  theme(axis.text = element_text(color='black'))
gss_brix

## ---- chunk 58
knitr::opts_chunk$set(warning = FALSE, message = FALSE, echo = FALSE)

library(ggplot2)

gATT_brix_dispersion<-ggplot(data=database_ss_brix,aes(x=acidity, y=ss_brix, color=site))+
  geom_point(size=5)+
  # facet_grid(.~year)+
  labs(x="ATT (%)", y="°Brix")+
  theme_classic()+
  theme(plot.title = element_text(hjust = 0.5, size = rel(1.5))) +
  scale_color_manual(values = c("coral1","palegreen4")) +
  # scale_color_manual(values = c("coral1","burlywood2","palegreen4")) +
  theme(legend.title=element_blank())+
  theme(legend.position='bottom')+
  theme(panel.grid.major.y = element_line(color='black'))+
  theme(panel.grid.major.x = element_blank())+
  theme(text = element_text(size=20, color='black'))+
  theme(axis.text = element_text(color='black'))
gATT_brix_dispersion

## ---- chunk 59
knitr::opts_chunk$set(warning = FALSE, message = FALSE, echo = FALSE)

library(ggplot2)

gATT_phi_dispersion<-ggplot(data= database_ss_brix, aes(x=pHi, y=ss_brix, color=site, shape=maturity))+
  geom_point(size=5)+
  # facet_grid(.~year)+
  labs(x="pHi", y="Brix")+
  theme_classic()+
  theme(plot.title = element_text(hjust = 0.5, size = rel(1.5))) +
  scale_color_manual(values = c("coral1","palegreen4")) +
  # scale_color_manual(values = c("coral1","burlywood2","palegreen4")) +
  theme(legend.title=element_blank())+
  theme(legend.position='bottom')+
  theme(panel.grid.major.y = element_line(color='black'))+
  theme(panel.grid.major.x = element_blank())+
  theme(text = element_text(size=20, color='black'))+
  theme(axis.text = element_text(color='black'))
gATT_phi_dispersion

## ---- chunk 60
knitr::opts_chunk$set(warning = FALSE, message = FALSE, echo = FALSE)

library(ggplot2)

gATT_phi_dispersion<-ggplot(data=database_ss_brix, aes(x=pH81, y=acidity, color=site, shape=maturity))+
  geom_point(size=5)+
  # facet_grid(.~year)+
  labs(x="pH 8.1", y="ATT (%)")+
  theme_classic()+
  theme(plot.title = element_text(hjust = 0.5, size = rel(1.5))) +
  # scale_fill_manual(values = c("coral1","burlywood2","palegreen4")) +
  scale_color_manual(values = c("coral1","palegreen4")) +
  theme(legend.title=element_blank())+
  theme(legend.position='bottom')+
  theme(panel.grid.major.y = element_line(color='black'))+
  theme(panel.grid.major.x = element_blank())+
  theme(text = element_text(size=10, color='black'))+
  theme(axis.text = element_text(color='black'))
gATT_phi_dispersion
## ---- chunk 61

# library(lme4)
# library(lmerTest) #Test de Wald
# modelo_fenoles1 <- lmer(Fenoles ~ (1|site/phenotype), database)
# 
# modelo_fenoles2 <- glmer(Fenoles ~ (1|site/phenotype), data = database, family = "gaussian")
# 
# modelo_fenoles3 <- glmer(Fenoles ~ (1|site/phenotype), data = database, family = Gamma(link = "identity"))
# 
# modelo_fenoles4 <- glmer(Fenoles ~ (1|site/phenotype), data = database, family = Gamma(link = "log"))

## ---- chunk 62

# summary(modelo_fenoles1)

## ---- chunk 63
knitr::opts_chunk$set(warning = FALSE, message = FALSE, echo = FALSE)
# e<-resid(modelo_fenoles) # residuos de pearson
# pre<-predict(modelo_fenoles) #predichos
# alfai<-ranef(modelo_fenoles)$phenotype$'(Intercept)'
# par(mfrow = c(1, 3))
# plot(pre, e, xlab="Predichos", ylab="Residuos de pearson",main="Gr?fico de dispersi?n de RE vs PRED",cex.main=.8 )
# abline(0,0)
# qqnorm(e, cex.main=.8)
# qqline(e)
# qqnorm(alfai, cex.main=.8)
# qqline(alfai)
# par(mfrow = c(1, 1))
## ---- chunk 64
# shapiro.test(e)
## ---- chunk 65
# shapiro.test(alfai)
## ---- chunk 66
# ### Significacion parte fija
# library(lme4)
# mF0<- lmer(log(fen) ~ 1 + (1|site/phenotype), datavq)
# round(anova(mF0,mfen),2)
## ---- chunk 67
# Significancia parte aleatoria
# confint(mfen, level = 0.95, method = c("profile"))
## ---- chunk 68
# report::report(modelo_fenoles4)
## ---- chunk 69
# library(sjstats)
# performance::icc(modelo_fenoles1)
# performance::icc(modelo_fenoles2)
# performance::icc(modelo_fenoles3)
# performance::icc(modelo_fenoles4)
## ---- chunk 70
#Calculo manual ICC

# phenotypep<-0.13862
# sitep<-0.01395 
# FRUp<-0.15411
# 
# ICCf<-FRUp/(FRUp+phenotypep+sitep)
# ICCa<-phenotypep/(FRUp+phenotypep+sitep)
# ICCr<-sitep/(FRUp+phenotypep+sitep)
# 
# ICCf #0.6422508 ----> 50,3% entre muestras de una misma phenotypeesión.
# ICCa #0.2988115 ----> 45,2% entre phenotypeesiones de una misma siteión.
# ICCr #0.05893767 ----> 4,5% entre siteiones.
# 
# #ICC modelo
# # ICCr+ICCa #49.8%
